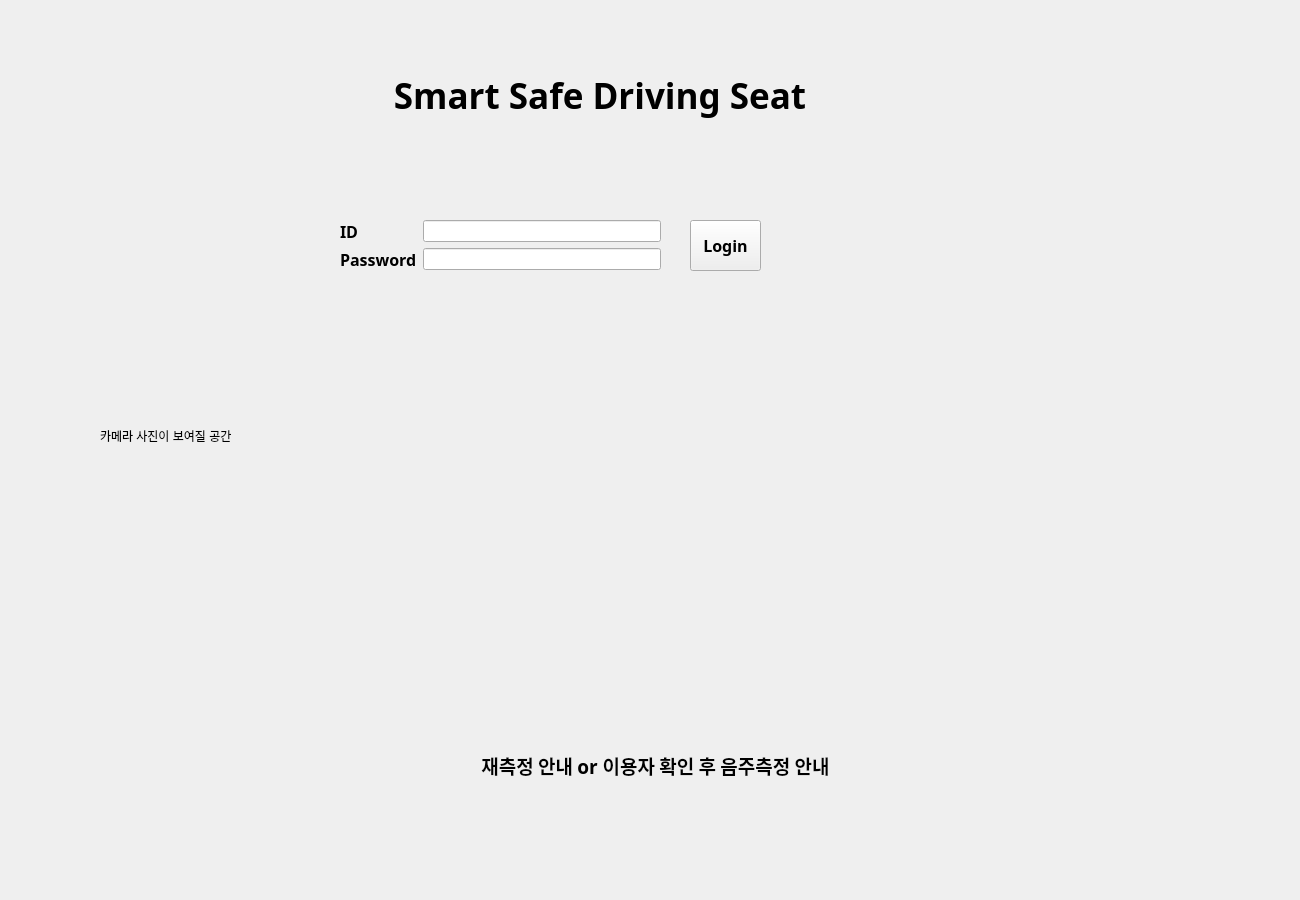
<?xml version="1.0" encoding="UTF-8"?>
<ui version="4.0">
 <class>MainWindow</class>
 <widget class="QMainWindow" name="MainWindow">
  <property name="geometry">
   <rect>
    <x>0</x>
    <y>0</y>
    <width>1300</width>
    <height>900</height>
   </rect>
  </property>
  <property name="cursor">
   <cursorShape>ArrowCursor</cursorShape>
  </property>
  <property name="contextMenuPolicy">
   <enum>Qt::DefaultContextMenu</enum>
  </property>
  <property name="windowTitle">
   <string>Smart Safe Driving Seat</string>
  </property>
  <property name="toolButtonStyle">
   <enum>Qt::ToolButtonIconOnly</enum>
  </property>
  <property name="tabShape">
   <enum>QTabWidget::Rounded</enum>
  </property>
  <widget class="QWidget" name="centralwidget">
   <widget class="QLabel" name="label">
    <property name="geometry">
     <rect>
      <x>300</x>
      <y>30</y>
      <width>600</width>
      <height>131</height>
     </rect>
    </property>
    <property name="font">
     <font>
      <family>맑은 고딕</family>
      <pointsize>26</pointsize>
      <weight>75</weight>
      <bold>true</bold>
     </font>
    </property>
    <property name="text">
     <string>Smart Safe Driving Seat</string>
    </property>
    <property name="alignment">
     <set>Qt::AlignCenter</set>
    </property>
   </widget>
   <widget class="QLabel" name="camera_show_label">
    <property name="geometry">
     <rect>
      <x>100</x>
      <y>150</y>
      <width>1081</width>
      <height>571</height>
     </rect>
    </property>
    <property name="text">
     <string>카메라 사진이 보여질 공간</string>
    </property>
   </widget>
   <widget class="QLabel" name="user_guide_label">
    <property name="enabled">
     <bool>true</bool>
    </property>
    <property name="geometry">
     <rect>
      <x>330</x>
      <y>720</y>
      <width>651</width>
      <height>91</height>
     </rect>
    </property>
    <property name="font">
     <font>
      <family>맑은 고딕</family>
      <pointsize>14</pointsize>
      <weight>75</weight>
      <bold>true</bold>
     </font>
    </property>
    <property name="autoFillBackground">
     <bool>false</bool>
    </property>
    <property name="text">
     <string>재측정 안내 or 이용자 확인 후 음주측정 안내</string>
    </property>
    <property name="scaledContents">
     <bool>false</bool>
    </property>
    <property name="alignment">
     <set>Qt::AlignCenter</set>
    </property>
    <property name="wordWrap">
     <bool>false</bool>
    </property>
    <property name="openExternalLinks">
     <bool>false</bool>
    </property>
   </widget>
   <widget class="QWidget" name="formLayoutWidget">
    <property name="geometry">
     <rect>
      <x>340</x>
      <y>220</y>
      <width>321</width>
      <height>51</height>
     </rect>
    </property>
    <layout class="QFormLayout" name="formLayout_2">
     <item row="0" column="0">
      <widget class="QLabel" name="IDLabel">
       <property name="font">
        <font>
         <family>맑은 고딕</family>
         <pointsize>12</pointsize>
         <weight>75</weight>
         <bold>true</bold>
        </font>
       </property>
       <property name="lineWidth">
        <number>0</number>
       </property>
       <property name="text">
        <string>ID</string>
       </property>
      </widget>
     </item>
     <item row="0" column="1">
      <widget class="QLineEdit" name="IDTextField"/>
     </item>
     <item row="1" column="0">
      <widget class="QLabel" name="passwordLabel">
       <property name="font">
        <font>
         <family>맑은 고딕</family>
         <pointsize>12</pointsize>
         <weight>75</weight>
         <bold>true</bold>
        </font>
       </property>
       <property name="text">
        <string>Password</string>
       </property>
      </widget>
     </item>
     <item row="1" column="1">
      <widget class="QLineEdit" name="passwordTextField"/>
     </item>
    </layout>
   </widget>
   <widget class="QPushButton" name="camera_start_button">
    <property name="geometry">
     <rect>
      <x>690</x>
      <y>220</y>
      <width>71</width>
      <height>51</height>
     </rect>
    </property>
    <property name="font">
     <font>
      <family>맑은 고딕</family>
      <pointsize>12</pointsize>
      <weight>75</weight>
      <bold>true</bold>
     </font>
    </property>
    <property name="text">
     <string>Login</string>
    </property>
   </widget>
   <zorder>camera_show_label</zorder>
   <zorder>label</zorder>
   <zorder>user_guide_label</zorder>
   <zorder>formLayoutWidget</zorder>
   <zorder>camera_start_button</zorder>
  </widget>
 </widget>
 <resources/>
 <connections/>
</ui>
